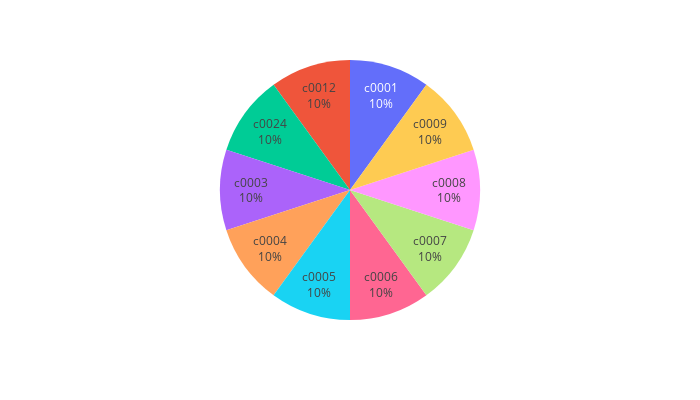
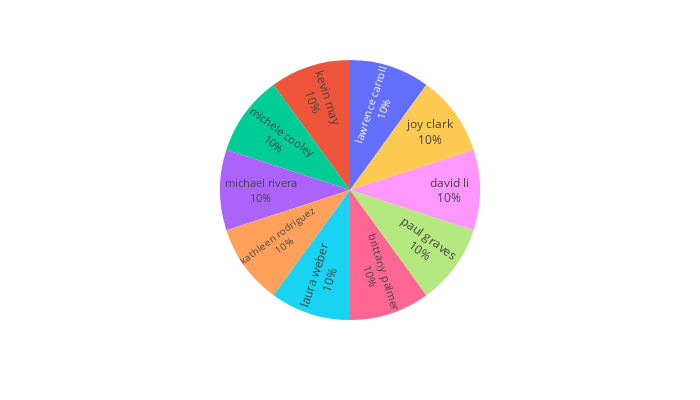
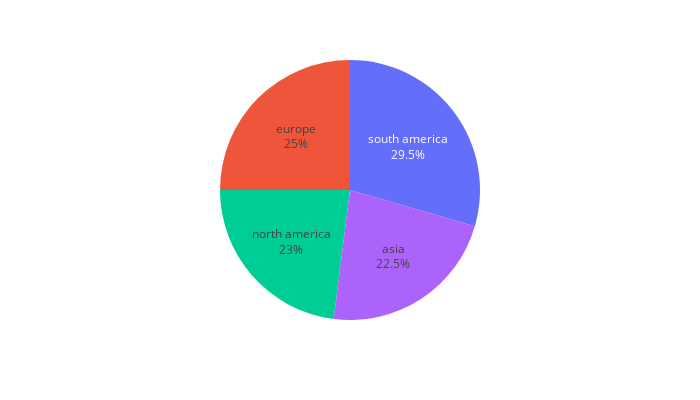

The code cell stored with these charts, in order, in its notebook:
### Code cell
for col in raw.columns:
    if raw[col].dtype == object:
        uni.catstudy(raw, col)
    elif raw[col].dtype == 'float64':
        uni.ncstudy(raw, col)
    elif raw[col].dtype == 'int64':
        uni.ndstudy(raw, col)
    elif raw[col].dtype == 'datetime64[ns]':
        uni.datestudy(raw, col)

### Figure 1 — Plotly figure (JSON) as saved in the notebook; plotly's stock layout.template omitted (floating-point values rounded to 4 significant figures)
{"data": [{"domain": {"x": [0, 1], "y": [0, 1]}, "hovertemplate": "label=%{label}<br>value=%{value}<extra></extra>", "labels": ["c0001", "c0012", "c0024", "c0003", "c0004", "c0005", "c0006", "c0007", "c0008", "c0009"], "legendgroup": "", "name": "", "showlegend": true, "textinfo": "percent+label", "textposition": "inside", "type": "pie", "values": [1, 1, 1, 1, 1, 1, 1, 1, 1, 1]}], "layout": {"height": 400, "legend": {"tracegroupgap": 0}, "margin": {"t": 60}, "showlegend": false, "width": 700}}

### Figure 2 — Plotly figure (JSON) as saved in the notebook; plotly's stock layout.template omitted (floating-point values rounded to 4 significant figures)
{"data": [{"domain": {"x": [0, 1], "y": [0, 1]}, "hovertemplate": "label=%{label}<br>value=%{value}<extra></extra>", "labels": ["lawrence carroll", "kevin may", "michele cooley", "michael rivera", "kathleen rodriguez", "laura weber", "brittany palmer", "paul graves", "david li", "joy clark"], "legendgroup": "", "name": "", "showlegend": true, "textinfo": "percent+label", "textposition": "inside", "type": "pie", "values": [1, 1, 1, 1, 1, 1, 1, 1, 1, 1]}], "layout": {"height": 400, "legend": {"tracegroupgap": 0}, "margin": {"t": 60}, "showlegend": false, "width": 700}}

### Figure 3 — Plotly figure (JSON) as saved in the notebook; plotly's stock layout.template omitted (floating-point values rounded to 4 significant figures)
{"data": [{"domain": {"x": [0, 1], "y": [0, 1]}, "hovertemplate": "label=%{label}<br>value=%{value}<extra></extra>", "labels": ["south america", "europe", "north america", "asia"], "legendgroup": "", "name": "", "showlegend": true, "textinfo": "percent+label", "textposition": "inside", "type": "pie", "values": [59, 50, 46, 45]}], "layout": {"height": 400, "legend": {"tracegroupgap": 0}, "margin": {"t": 60}, "showlegend": false, "width": 700}}
